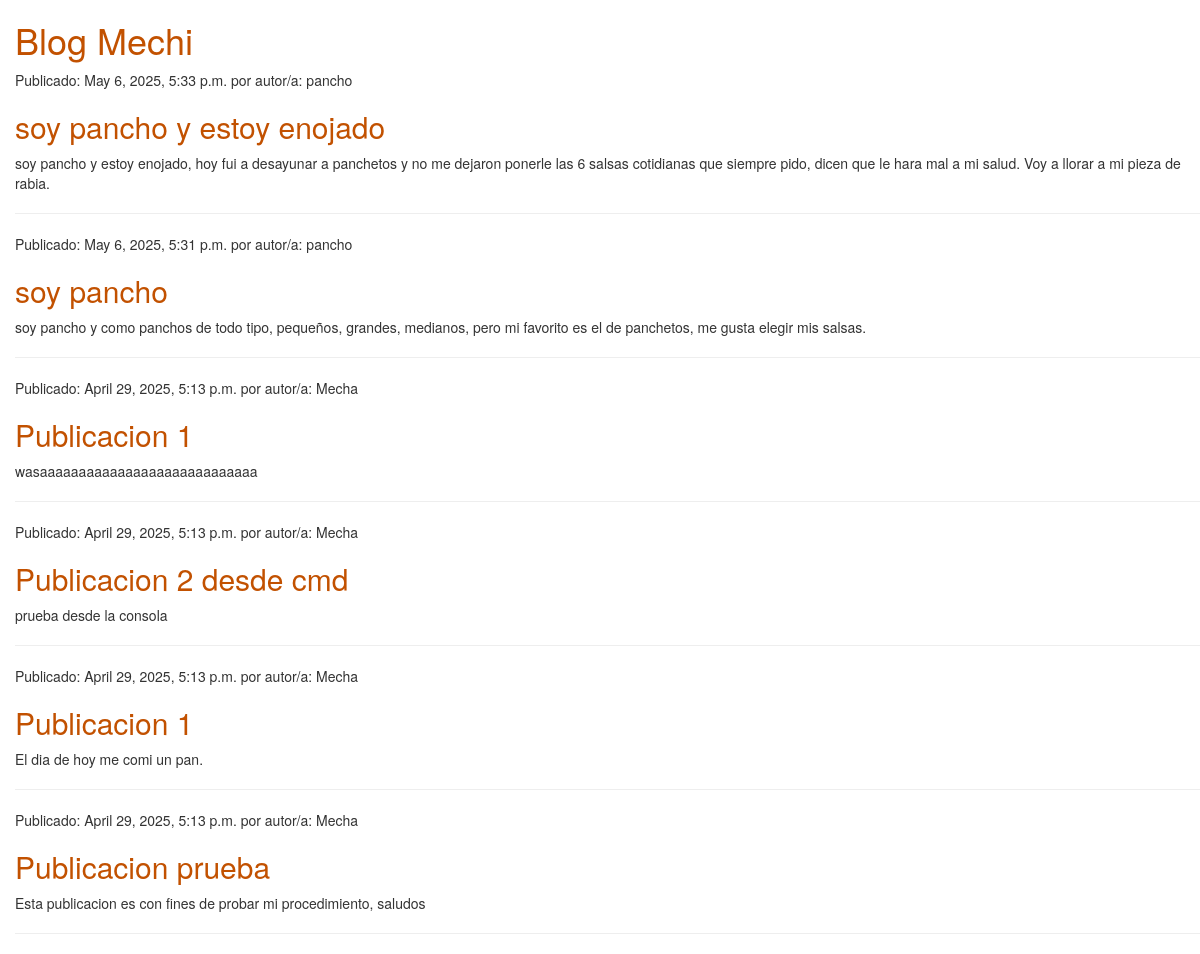
The page / on the database its author committed.
### blog/models.py (models this page shows, shortened)
class Publicacion(models.Model):
    autor = models.ForeignKey(settings.AUTH_USER_MODEL, on_delete=models.CASCADE)
    titulo = models.CharField(max_length=200)
    texto = models.TextField()
    fecha_creacion = models.DateTimeField(default=timezone.now)
    fecha_publicacion = models.DateTimeField(blank=True, null=True)

### blog/views.py (the view)
# urls.py: path('', views.lista_public, name='lista_public'),
def lista_public(request):
	publicaciones=Publicacion.objects.filter(fecha_publicacion__lte=timezone.now()).order_by('-fecha_publicacion')
	usr_id=request.GET.get('usuario')
	if usr_id:
		publicaciones=publicaciones.filter(autor__id=usr_id)
	usuarios=User.objects.all()
	if usr_id:
		usuario_activo = int(usr_id)
	else:
  	    usuario_activo = None
	return render(request, 'blog/lista_public.html', {
		'publicaciones':publicaciones,
		'usuarios':usuarios,
		'usuario_activo':usuario_activo
	})

### blog/templates/blog/lista_public.html
{% load static %}
<html>
<head>
    <link rel="stylesheet" href="//maxcdn.bootstrapcdn.com/bootstrap/3.2.0/css/bootstrap.min.css">
    <link rel="stylesheet" href="//maxcdn.bootstrapcdn.com/bootstrap/3.2.0/css/bootstrap-theme.min.css">
    <link rel="stylesheet" href="{% static 'css/blog.css' %}">
</head>
<body>
    <div>
        <h1><a href="/">Blog Mechi</a></h1>
    </div>
   <div>
    {% for publicacion in publicaciones %}
    <p>Publicado: {{ publicacion.fecha_publicacion }} por autor/a: {{ publicacion.autor.username }} </p>
    <h2> <a href=""> {{publicacion.titulo}} </a> </h2>
    <p> {{ publicacion.texto|linebreaksbr }} </p>
    <hr>
    {% endfor %}
   </div>
</body>
</html>

### blog/static/css/blog.css (style rules this page uses)
h1 a, h2 a { color: #C25100; }
body { padding-left: 15px; }

### rows shown on the page
Publicacion: fecha_publicacion "May 6, 2025, 5:33 p.m.", autor.username "pancho", titulo "soy pancho y estoy enojado", texto "soy pancho y estoy enojado, hoy fui a desayunar a panchetos y no me dejaron ponerle las 6 salsas cotidianas que siempre pido, dicen que le hara mal a mi salud. Voy a llorar a mi pieza de rabia."
Publicacion: fecha_publicacion "May 6, 2025, 5:31 p.m.", autor.username "pancho", titulo "soy pancho", texto "soy pancho y como panchos de todo tipo, pequeños, grandes, medianos, pero mi favorito es el de panchetos, me gusta elegir mis salsas."
Publicacion: fecha_publicacion "April 29, 2025, 5:13 p.m.", autor.username "Mecha", titulo "Publicacion 1", texto "wasaaaaaaaaaaaaaaaaaaaaaaaaaaaa"
Publicacion: fecha_publicacion "April 29, 2025, 5:13 p.m.", autor.username "Mecha", titulo "Publicacion 2 desde cmd", texto "prueba desde la consola"
Publicacion: fecha_publicacion "April 29, 2025, 5:13 p.m.", autor.username "Mecha", titulo "Publicacion 1", texto "El dia de hoy me comi un pan."
Publicacion: fecha_publicacion "April 29, 2025, 5:13 p.m.", autor.username "Mecha", titulo "Publicacion prueba", texto "Esta publicacion es con fines de probar mi procedimiento, saludos"
